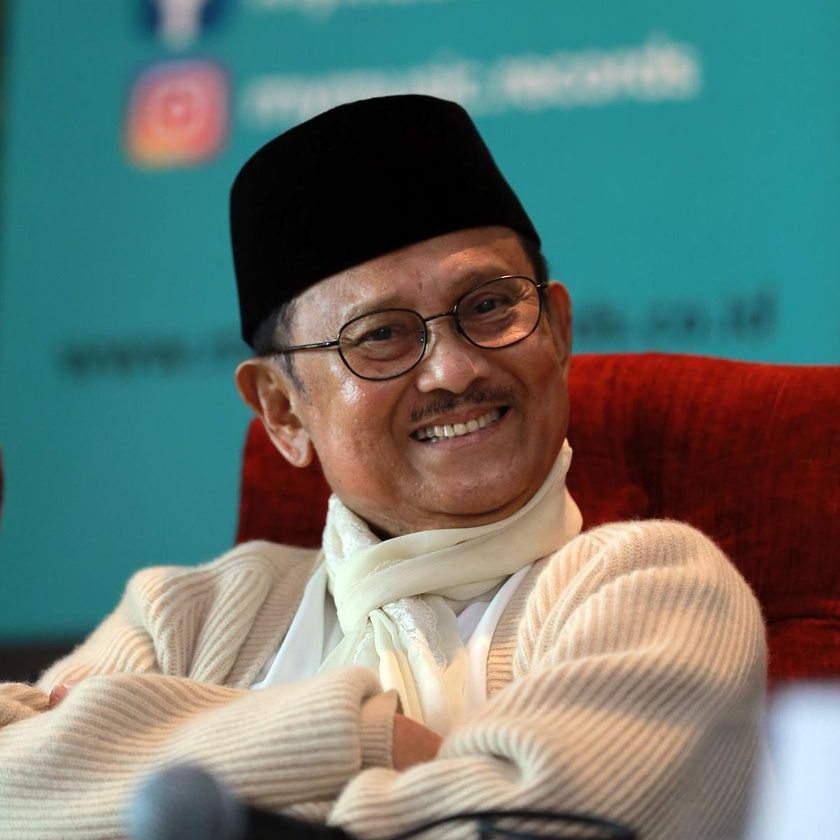
%> input picture Image correction/hbb.jpg, 840 x 840 px, shrunk from 1200 x 1200 before the run
$ octave imgrest.m   (GNU Octave 9; MATLAB toolbox functions it lacks are replaced by stand-ins)
%> lines starting %> are read from the running program, lines starting %| are printed output that depends on the picture
%image restoration
%created by aditya ervansyah


len = 40;% motion displacement
theta = 30;% motion angle
psf = fspecial('motion',len,theta); %motion psf
f = imread('hbb.jpg');% input the original image
%> f is the input picture: size 840x840x3 uint8; mean R, G, B 102.4, 119.4, 112.5
f = rgb2gray(f);
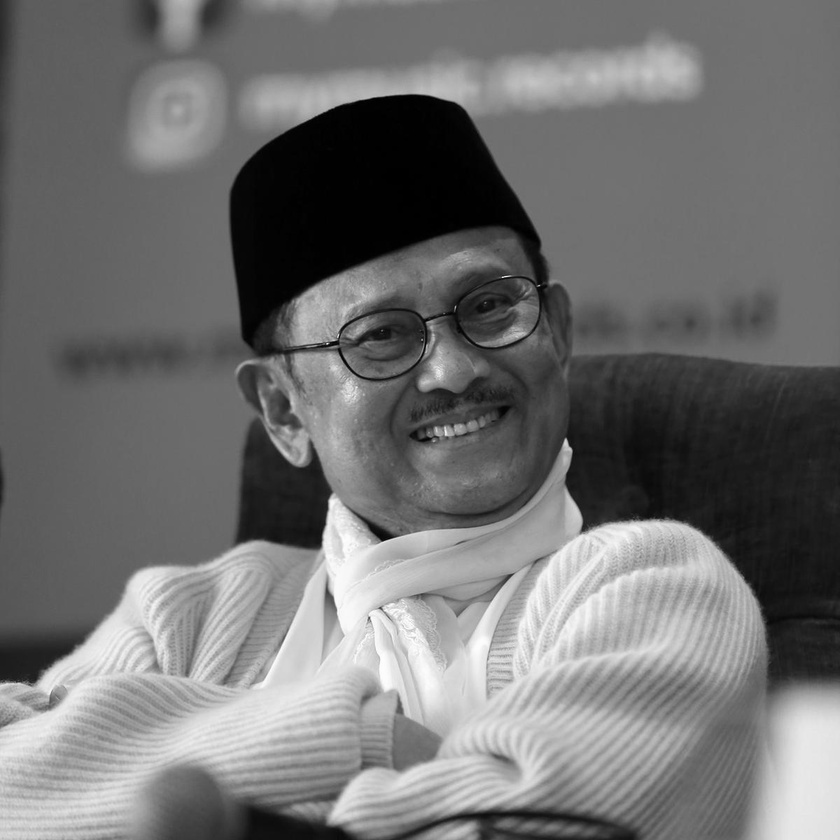
%> f: size 840x840 uint8; min 0, max 254, mean 113.5
f = im2double(f);
%> f: size 840x840 double
figure; subplot(2,3,1); imshow(f); title('Original Image');
g = imfilter(f,psf,'circular','conv'); % realize the defocus blur
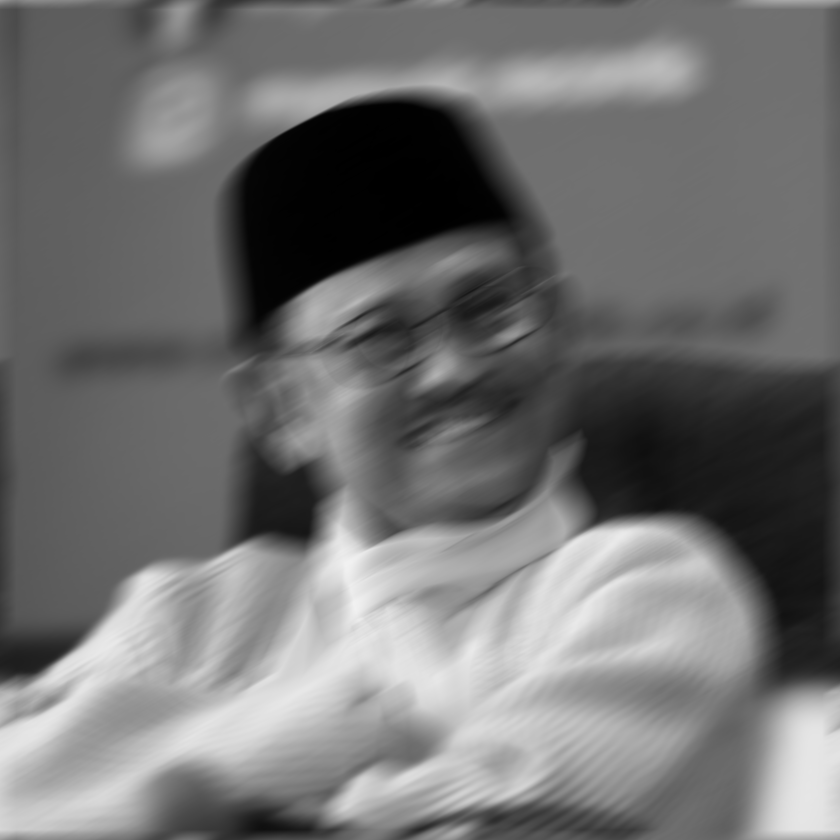
%> g: size 840x840 double; min 0.000767, max 0.949, mean 0.445
subplot(2,3,2); imshow(g); title('Motion Blur Image');
G = abs(fft2(g));
subplot(2,3,3); imshow(fftshift(log(G)),[],'InitialMagnification','fit'); title('Fourier Spectrum');
%> after `imshow(fftshift(log(G)),[],'InitialMagnification','fit')`:
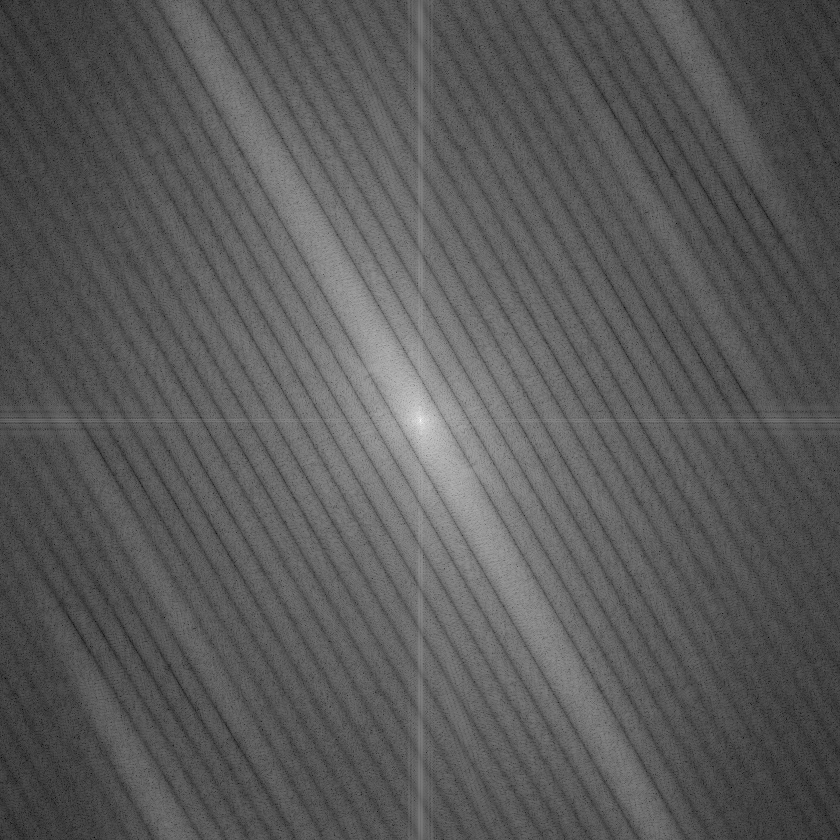
%> displayed picture: size 840x840, on the screen's scale of 0 to 255; min 0, max 255, mean 89.8
Cep = fftshift(ifft2(log10(abs(1+G))));
subplot(2,3,4); imshow(Cep,[],'InitialMagnification','fit'); title('Cepectrum');
minmum = min(Cep(:));
%> minmum = -0.0266
[R,C] = find(Cep==minmum);
%> R = [441; 401]; C = [387; 455]
[rows,cols] = size(Cep);
%> rows = 840; cols = 840
row1s = rows;
%> row1s = 840
col1s = cols;
%> col1s = 840
m = 0.5;
if(length(R)==1&&length(C)==1)
R(2) = 0;
C(2) = 0;
row1s = 0;
col1s = 0;
m = 0;
end
retrive_len = (1 -m)*sqrt((R(1)-rows/2)^2+(C(1)-cols/2)^2 )+m*sqrt((R(2) -row1s/2)^2+(C(2)-col1s/2)^2 );
%> retrive_len = 39.47
retrive_theta = (1 -m)*acot(abs(C(1)-cols/2-1)/abs(R(1)-rows/2-1))*180/pi+m*acot(abs(C(1)-cols/2-1)/abs(R(1)-rows/2-1))*180/pi;
%> retrive_theta = 30.47
%> (the run ends here)
